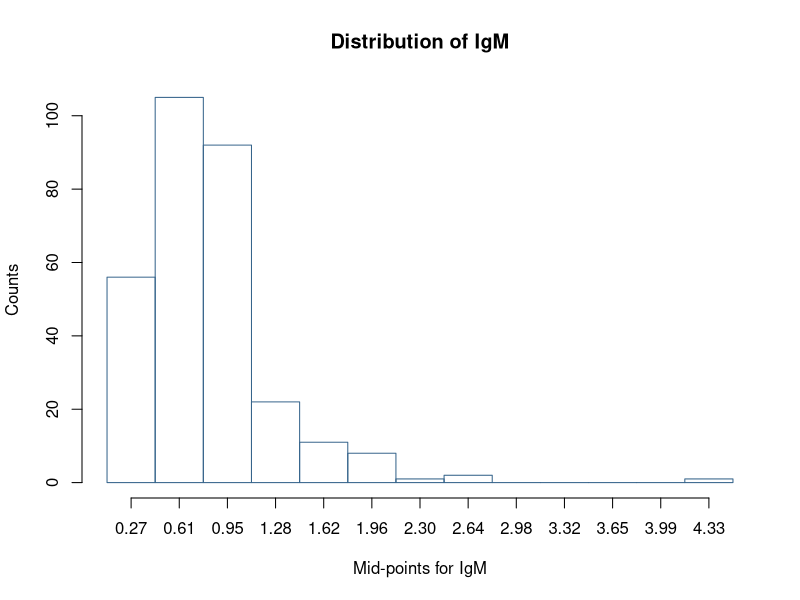
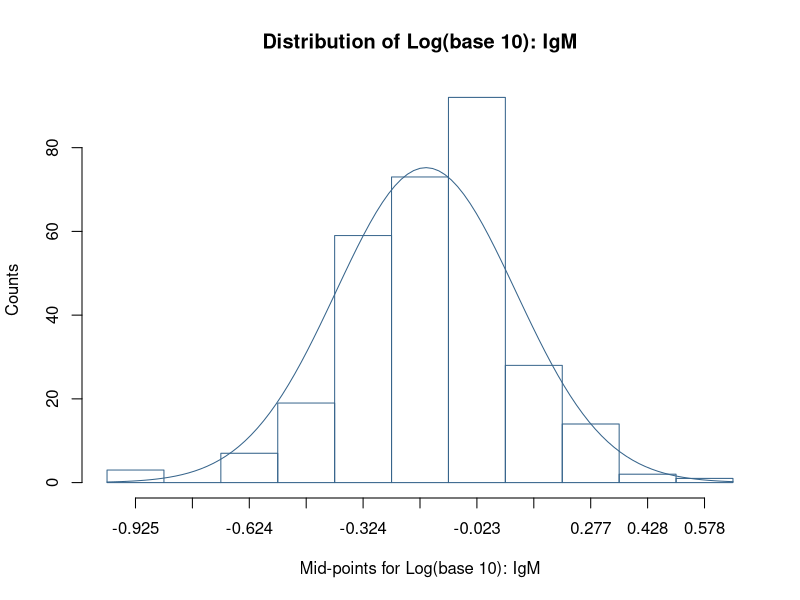

R code for these plots, in order:
# Histogram: the StatsDirect help illustration (serum IgM in g/l of 298 children aged
# 6 months to 6 years, Altman 1991; the test workbook's Other worksheet columns IgM
# and Log(base 10): IgM) in R
# The data are the IgM column of the test workbook. Save that column, with its
# heading, as igm.csv in R's working directory first.
igm <- read.csv("igm.csv")$IgM

# StatsDirect's default number of bins is Doane's rule: 1 + log2(n) + log2(1 + |g1| /
# sigma), rounded, where g1 is the skewness (the third central moment divided by the
# second to the power 1.5) and sigma = sqrt(6 (n - 2) / ((n + 1) (n + 3))) its standard
# error under normality. The bins are equal intervals from the smallest value to the
# largest; a value on a bin's upper edge belongs to that bin and the smallest value to
# the first bin, as hist() counts with right = TRUE and include.lowest = TRUE.
doane <- function(x) {
  # StatsDirect takes the skewness as 0 when it cannot compute it (n <= 3 or all
  # values equal); without this R gives a different count for n = 3 and NaN below
  if (length(x) <= 3 || var(x) == 0) return(round(1 + log2(length(x))))
  m2 <- mean((x - mean(x))^2)
  m3 <- mean((x - mean(x))^3)
  g1 <- m3 / m2^1.5
  sigma <- sqrt(6 * (length(x) - 2) / ((length(x) + 1) * (length(x) + 3)))
  round(1 + log2(length(x)) + log2(1 + abs(g1) / sigma))
}
six <- function(x) formatC(x, digits = 6, format = "f", drop0trailing = TRUE)

# The chart labels the x axis at the bin mid-points: exactly when they are short (up
# to 4 decimals), otherwise with the fewest decimals (up to 6) that put every label
# within a fortieth of a bin of its mid-point (-1 here means neither, when the chart
# falls back to three significant figures).
decimals_within <- function(mids, error, most) {
  for (d in 0:most) if (max(abs(round(mids, d) - mids)) <= error) return(d)
  -1
}
label_decimals <- function(mids, width) {
  d <- decimals_within(mids, width * 1e-9, 4)
  if (d < 0) d <- decimals_within(mids, width / 40, 6)
  d
}
mid_labels <- function(mids, width) {
  d <- label_decimals(mids, width)
  if (d < 0) return(formatC(mids, digits = 3, format = "g"))
  formatC(mids, digits = d, format = "f")
}

# One histogram in StatsDirect's layout: bars, the mid-point labels and, when asked
# for, the normal curve of the data's mean and standard deviation scaled to the counts
# (n times the bin width times the normal density), as the chart option draws it.
sd_histogram <- function(x, name, normal_curve = FALSE) {
  k <- doane(x)
  breaks <- seq(min(x), max(x), length.out = k + 1)
  h <- hist(x, breaks = breaks, right = TRUE, include.lowest = TRUE, plot = FALSE)
  width <- breaks[2] - breaks[1]
  labels <- mid_labels(h$mids, width)
  cat("Distribution of", name, "\n")
  cat("Bins =", k, "(Doane's rule), width =", six(width), "\n")
  cat("Mid-points:", labels, "\n")
  cat("Counts:", h$counts, "\n\n")
  plot(h, main = paste("Distribution of", name), xlab = paste("Mid-points for", name),
       ylab = "Counts", xaxt = "n", col = NA, border = "steelblue4")
  axis(1, at = h$mids, labels = labels)
  if (normal_curve) {
    scale <- length(x) * width
    m <- mean(x)
    s <- sd(x)
    curve(scale * dnorm(x, m, s), add = TRUE, col = "steelblue4")
  }
  invisible(h)
}

# The IgM concentrations, then their logarithms to base 10 with the normal curve
sd_histogram(igm, "IgM")
sd_histogram(log10(igm), "Log(base 10): IgM", normal_curve = TRUE)
